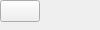
<?xml version="1.0" encoding="UTF-8"?><ui version="4.0"><class>Form</class><widget class="QWidget" name="Form"><widget class="QPushButton" name="myButton"/></widget></ui>
